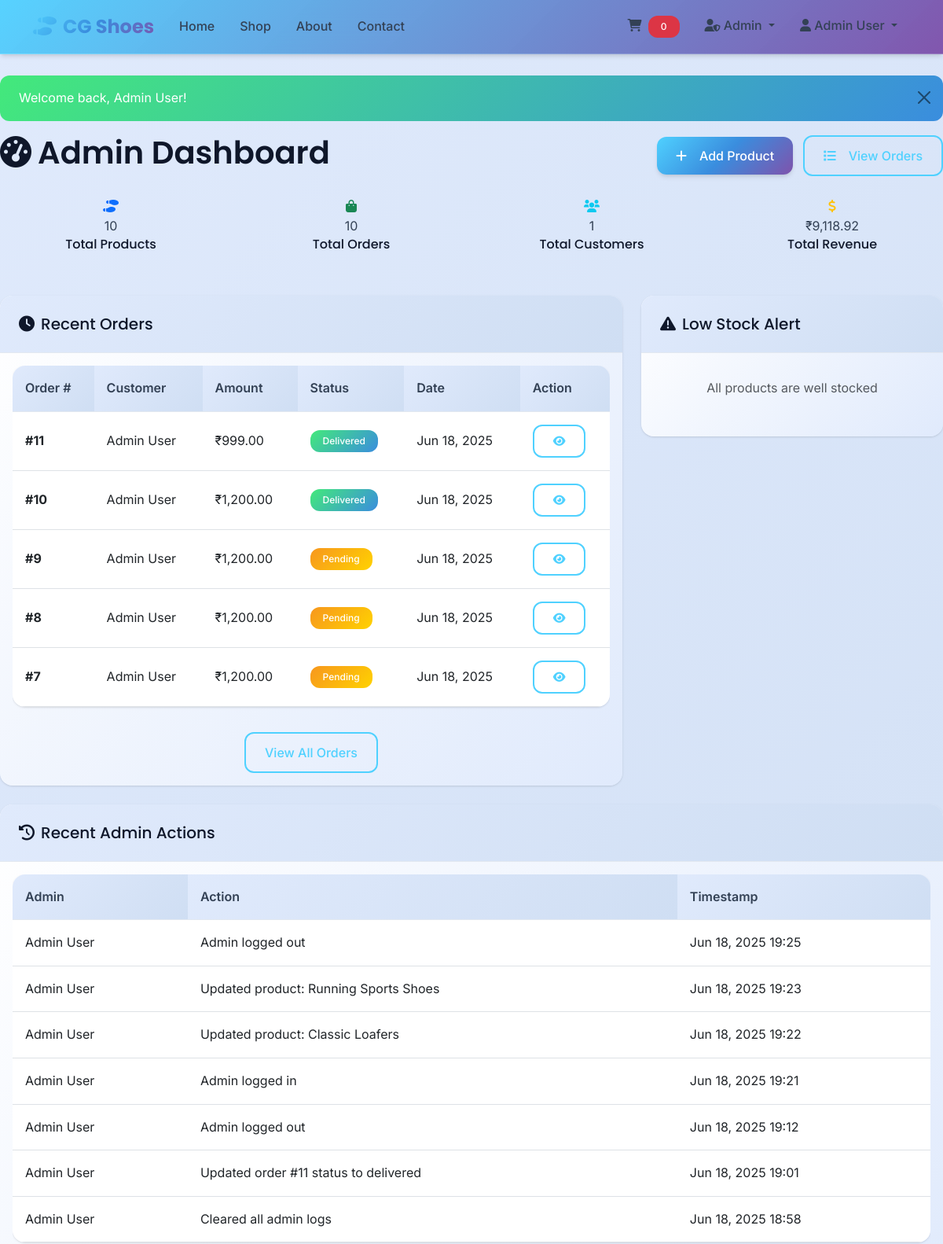
Page /admin/ (signed in, upper part) on the earlier database version.
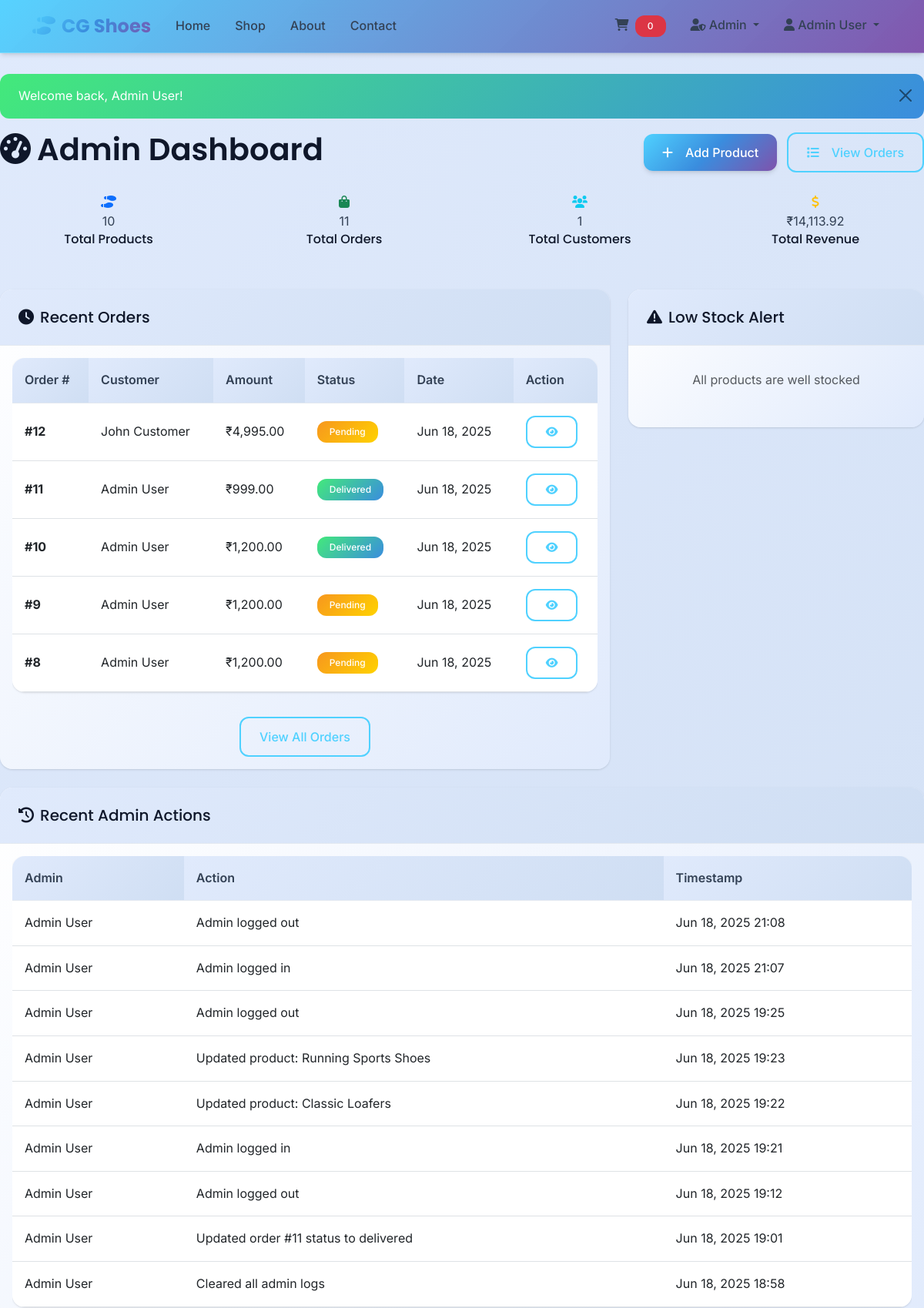
Same page on the later database version.
### tables this page shows
CREATE TABLE `orders` (
  `id` int(11) NOT NULL,
  `user_id` int(11) NOT NULL,
  `total_amount` decimal(10,2) NOT NULL,
  `status` varchar(50) DEFAULT 'pending',
  `created_at` datetime DEFAULT current_timestamp()
);

CREATE TABLE `users` (
  `id` int(11) NOT NULL,
  `name` varchar(100) NOT NULL,
  `email` varchar(100) NOT NULL,
  `password` varchar(255) NOT NULL,
  `phone` varchar(15) DEFAULT NULL,
  `address` text DEFAULT NULL,
  `is_admin` tinyint(1) DEFAULT 0,
  `created_at` datetime DEFAULT current_timestamp()
);

CREATE TABLE `admin_logs` (
  `id` int(11) NOT NULL,
  `admin_id` int(11) NOT NULL,
  `action` text NOT NULL,
  `timestamp` datetime DEFAULT current_timestamp()
);

### includes/functions.php (called while the page is built, shortened)
<?php
function sanitize($input) {
    return htmlspecialchars(trim($input), ENT_QUOTES, 'UTF-8');
}
function formatPrice($price) {
    return '₹' . number_format($price, 2);
}
?>

### admin/index.php (the view, shortened to what the changed rows need)
<?php
$includes_dir = dirname(__FILE__) . '/../includes';
require_once $includes_dir . '/functions.php';
require_once $includes_dir . '/header.php';
$stmt = $pdo->query("SELECT COUNT(*) as total_orders FROM orders");
$total_orders = $stmt->fetch()['total_orders'];
$stmt = $pdo->query("SELECT SUM(total_amount) as total_revenue FROM orders WHERE status != 'cancelled'");
$total_revenue = $stmt->fetch()['total_revenue'] ?: 0;
$stmt = $pdo->query("SELECT o.*, u.name as customer_name FROM orders o
                     LEFT JOIN users u ON o.user_id = u.id
                     ORDER BY o.created_at DESC LIMIT 5");
$recent_orders = $stmt->fetchAll();
$stmt = $pdo->query("SELECT al.*, u.name as admin_name FROM admin_logs al
                     LEFT JOIN users u ON al.admin_id = u.id
                     ORDER BY al.timestamp DESC LIMIT 10");
$recent_logs = $stmt->fetchAll();
?>
<div class="row">
    <div class="col-12">
        <div class="d-flex justify-content-between align-items-center mb-4">
            <h2><i class="fas fa-tachometer-alt me-2"></i>Admin Dashboard</h2>
        </div>
    </div>
</div>
<div class="row mb-4">
    <div class="col-xl-3 col-md-6 mb-4">
        <div class="admin-card text-center">
            <div class="card-icon text-success">
                <i class="fas fa-shopping-bag"></i>
            </div>
            <div class="card-number"><?php echo $total_orders; ?></div>
            <h6>Total Orders</h6>
        </div>
    </div>
    <div class="col-xl-3 col-md-6 mb-4">
        <div class="admin-card text-center">
            <div class="card-icon text-warning">
                <i class="fas fa-dollar-sign"></i>
            </div>
            <div class="card-number"><?php echo formatPrice($total_revenue); ?></div>
            <h6>Total Revenue</h6>
        </div>
    </div>
</div>
<div class="row">
    <div class="col-lg-8 mb-4">
        <div class="card">
            <div class="card-body">
                <?php if (empty($recent_orders)): ?>
                <p class="text-muted text-center py-3">No orders yet</p>
                <?php else: ?>
                <div class="table-responsive">
                    <table class="table table-hover">
                        <thead>
                            <tr>
                                <th>Order #</th>
                                <th>Customer</th>
                                <th>Amount</th>
                                <th>Status</th>
                                <th>Date</th>
                                <th>Action</th>
                            </tr>
                        </thead>
                        <tbody>
                            <?php foreach ($recent_orders as $order): ?>
                            <tr>
                                <td><strong>#<?php echo $order['id']; ?></strong></td>
                                <td><?php echo sanitize($order['customer_name']); ?></td>
                                <td><?php echo formatPrice($order['total_amount']); ?></td>
                                <td>
                                    <span class="badge status-<?php echo strtolower($order['status']); ?>">
                                        <?php echo ucfirst($order['status']); ?>
                                    </span>
                                </td>
                                <td><?php echo date('M d, Y', strtotime($order['created_at'])); ?></td>
                                <td>
                                    <a href="manage-orders.php?order_id=<?php echo $order['id']; ?>" class="btn btn-outline-primary btn-sm">
                                        <i class="fas fa-eye"></i>
                                    </a>
                                </td>
                            </tr>
                            <?php endforeach; ?>
                        </tbody>
                    </table>
                </div>
                <?php endif; ?>
            </div>
        </div>
    </div>
</div>
<div class="row">
    <div class="col-12">
        <div class="card">
            <div class="card-body">
                <?php if (empty($recent_logs)): ?>
                <p class="text-muted text-center py-3">No admin actions logged</p>
                <?php else: ?>
                <div class="table-responsive">
                    <table class="table table-hover">
                        <thead>
                            <tr>
                                <th>Admin</th>
                                <th>Action</th>
                                <th>Timestamp</th>
                            </tr>
                        </thead>
                        <tbody>
                            <?php foreach ($recent_logs as $log): ?>
                            <tr>
                                <td><?php echo sanitize($log['admin_name']); ?></td>
                                <td><?php echo sanitize($log['action']); ?></td>
                                <td><?php echo date('M d, Y H:i', strtotime($log['timestamp'])); ?></td>
                            </tr>
                            <?php endforeach; ?>
                        </tbody>
                    </table>
                </div>
                <?php endif; ?>
            </div>
        </div>
    </div>
</div>
<?php require_once '../includes/footer.php'; ?>

Differences in the rows shown:
no longer on this page (row unchanged): orders: id "7", user.name "Admin User", total_amount "₹1,200.00", status "Pending", created_at "Jun 18, 2025"
added orders: id "12", user.name "John Customer", total_amount "₹4,995.00", status "Pending", created_at "Jun 18, 2025"
added admin_logs: admin.name "Admin User", action "Admin logged out", timestamp "Jun 18, 2025 21:08"
added admin_logs: admin.name "Admin User", action "Admin logged in", timestamp "Jun 18, 2025 21:07"
Other differences:
$total_orders: "10" → "11"
formatPrice($total_revenue): "₹9,118.92" → "₹14,113.92"
